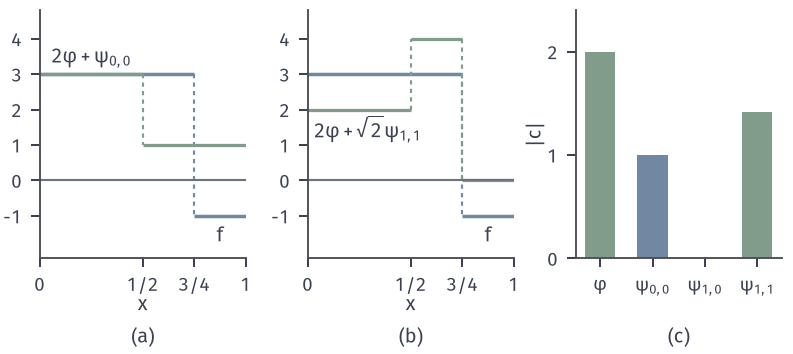

Source code (Python):
from pathlib import Path
import sys
ROOT = next(p for p in Path(__file__).resolve().parents if (p/"build.sh").is_file() and (p/"tex/book.tex").is_file())
sys.path.insert(0, str(ROOT/"figures/00-shared/mathematical-preliminaries-upper/00-shared/comprehension-figures"))
from support import figure, save, BLUE, GREEN, YELLOW, RED, PURPLE, INK, MUTED, GRID, BLUE_FILL, GREEN_FILL, YELLOW_FILL, RED_FILL, PURPLE_FILL
import numpy as np

def panel_labels(fig, axes, y=.02):
    for ax, s in zip(axes, "(a) (b) (c)".split()):
        q = ax.get_position(); fig.text((q.x0+q.x1)/2, y, s, ha="center", va="bottom")

# f=3*1_[0,3/4)-1_[3/4,1) with Haar coefficients 2, 1, 0, sqrt2 for phi, psi00, psi10, psi11.
fig, axes = figure(width_mm=112, height_mm=50, ncols=3)
fig.set_layout_engine(None)
fig.subplots_adjust(left=.05, right=.985, top=.97, bottom=.27, wspace=.3)
def step(ax, xs, ys, c, lw=1.4):
    for a, b, y in zip(xs[:-1], xs[1:], ys): ax.plot([a, b], [y, y], color=c, lw=lw, solid_capstyle='butt')
    for i in range(1, len(ys)):
        ax.plot([xs[i], xs[i]], [ys[i-1], ys[i]], color=c, lw=.85, ls=(0, (2, 2)))
fx, fy = [0, .75, 1], [3, -1]
ax = axes[0]
step(ax, fx, fy, BLUE); step(ax, [0, .5, 1], [3.0, 1.0], GREEN, 1.3)
ax.text(.25, 3.3, '$2\\varphi+\\psi_{0,0}$', ha='center'); ax.text(.875, -1.72, '$f$', ha='center')
ax = axes[1]
step(ax, fx, fy, BLUE); step(ax, [0, .5, .75, 1], [2, 4, 0], GREEN, 1.3)
ax.text(.03, 1.2, r'$2\varphi+\sqrt{2}\psi_{1,1}$', ha='left'); ax.text(.875, -1.72, '$f$', ha='center')
for ax in axes[:2]:
    ax.set_xlim(0, 1); ax.set_ylim(-2.2, 4.8); ax.set_xticks([0, .5, .75, 1]); ax.set_xticklabels(['0', '1/2', '3/4', '1']); ax.set_yticks([-1, 0, 1, 2, 3, 4]); ax.axhline(0, color=MUTED, lw=.85); ax.set_xlabel('$x$', labelpad=0)
ax = axes[2]
names = [r'$\varphi$', r'$\psi_{0,0}$', r'$\psi_{1,0}$', r'$\psi_{1,1}$']; c = [2, 1, 0, np.sqrt(2)]; cols = [GREEN, BLUE, BLUE, GREEN]
ax.bar(range(4), c, width=.58, color=cols)
ax.set_xticks(range(4)); ax.set_xticklabels(names); ax.set_ylim(0, 2.4); ax.set_yticks([0, 1, 2]); ax.set_ylabel(r'$\vert c\vert$', labelpad=1)
panel_labels(fig, axes)
save(fig, Path(__file__).resolve().parent, 'figure', {'formula': 'f=2 phi + psi00 + sqrt2 psi11; best two terms keep phi, psi11'})
